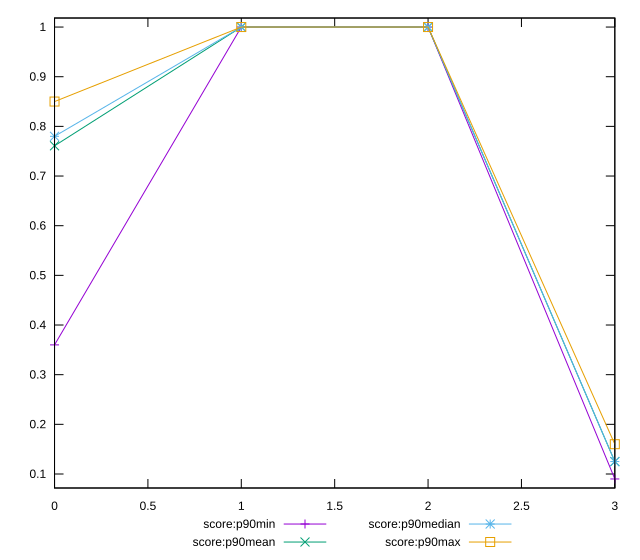

Recreate this plot in gnuplot.
reset

$scoreP90Min <<EOF
0 0.36
1 1
2 1
3 0.09
EOF

$scoreP90Mean <<EOF
0 0.7608510638297878
1 1
2 1
3 0.125
EOF

$scoreP90Median <<EOF
0 0.78
1 1
2 1
3 0.125
EOF

$scoreP90Max <<EOF
0 0.85
1 1
2 1
3 0.16
EOF

set key outside below
set xrange [0:3]
set yrange [0.0718:1.0182]
set trange [0.0718:1.0182]
set terminal svg size 640, 560 enhanced background rgb 'white'
set output "reports/report_00030_2021-02-24T20-42-31.540Z/speed-index/progression/score.svg"

plot $scoreP90Min title "score:p90min" with linespoints, \
     $scoreP90Mean title "score:p90mean" with linespoints, \
     $scoreP90Median title "score:p90median" with linespoints, \
     $scoreP90Max title "score:p90max" with linespoints

reset
